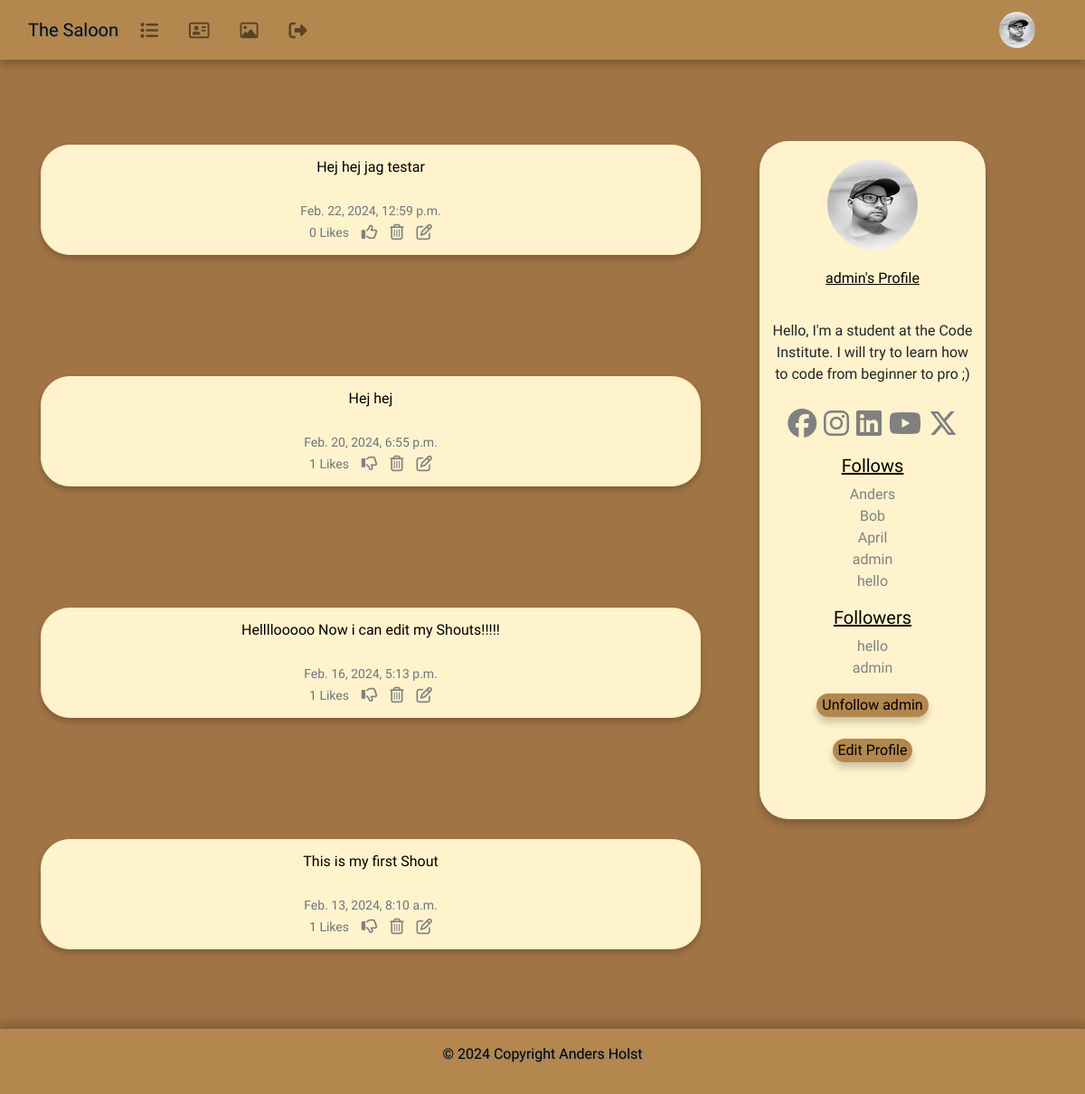
Screenshot of /profile/1 (signed in) with the database file from the repository.
### the_saloon/models.py (models this page shows, shortened)
class Profile(models.Model):
        user = models.OneToOneField(User, on_delete=models.CASCADE)
        follows = models.ManyToManyField("self",
            related_name="followed_by",
            symmetrical=False,
            blank=True)
        date_modified = models.DateTimeField(User, auto_now=True)
        profile_image = models.ImageField(null=True, blank=True, upload_to="images/")
        profile_bio = models.CharField(null=True, blank=True, max_length=500)
        facebook_link = models.CharField(null=True, blank=True, max_length=100)
        instagram_link = models.CharField(null=True, blank=True, max_length=100)
        linkedin_link = models.CharField(null=True, blank=True, max_length=100)
        youtube_link = models.CharField(null=True, blank=True, max_length=100)
        x_link = models.CharField(null=True, blank=True, max_length=100)
        def __str__(self):
                return self.user.username

class Shout(models.Model):
    user = models.ForeignKey(
        User, related_name="shouts",
        on_delete=models.DO_NOTHING
        )
    body = models.CharField(max_length=200)
    created_at = models.DateTimeField(auto_now_add=True)
    likes = models.ManyToManyField(User, related_name="shout_like", blank=True)
    def number_of_likes(self):
		    return self.likes.count()

### the_saloon/views.py (the view, shortened to what this page needs)
# urls.py: path('profile/<int:pk>', views.profile, name='profile'),
def profile(request, pk):
    if request.user.is_authenticated:
        profile = Profile.objects.get(user_id=pk)
        shouts = Shout.objects.filter(user_id=pk).order_by("-created_at")
        return render(request, "profile.html", {"profile":profile, "shouts":shouts})
    else:
        messages.success(request, ("You must login to see this page..."))
        return redirect('home')

### the_saloon/templates/profile.html (shortened to what this page needs)
{% extends 'base.html' %}
{% load static %}
{% block content %}
{% if profile %}
<div class="container text-center">
  <div class="row">
    <div class="col-md-8">
      <br/>
      {% if shouts%}
      {% for shout in shouts %}
      <div class="shout-profile alert alert-warning" role="alert">
        {{ shout.body }}<br /><br />
        <small class="text-muted" style="font-family: Rye, serif;">
          {{ shout.created_at }}
          <br/>
          {{ shout.number_of_likes }} Likes
          &nbsp;&nbsp;
          {% if user in shout.likes.all %}
          <a href="{% url 'shout_like' shout.id %}"></a>
          {% else %}
          <a href="{% url 'shout_like' shout.id %}"></a>
          {% endif %}
          {% if request.user.username == profile.user.username %}
          <a href="{% url 'delete_shout' shout.id %}"></a>
          <a href="{% url 'edit_shout' shout.id %}"></a>
          {% endif %}
        </small>
      </div><br /></br />
      {% endfor %}
      {% endif %}
    </div>
      <div class="profile-bio">
          <div class=" image d-flex flex-column
                justify-content-center align-items-center">
            {% if profile.profile_image %}
            <img src="{{ profile.profile_image.url }}" height="100"
            width="100" class="profile rounded-circle" height: auto;>
            {% else %}
            <img src="{% static 'images/cowboy.png' %}" height="100"
            width="100" class="profile rounded-circle" height: auto;>
            {% endif %}
            <span class="name mb-4">
              {{ profile.user.username }}'s Profile
            </span>
            {% if profile.profile_bio %}
            <div class="bio">
              <span><p>
                  {{ profile.profile_bio}}</p></span>
            </div>
            {% endif %}
            <div class="gap-3 mb-3 icons d-flex flex-row
            justify-content-center align-items-center">
              {% if profile.facebook_link %}
              <a href="{{ profile.facebook_link }} target="new">
                <i class="fa-2x fa-brands fa-facebook"></i></a>
              {% endif %}
              {% if profile.instagram_link %}
              <a href="{{ profile.instagram_link }}" target="new"><i
                  class="fa-2x fa-brands fa-instagram"></i></a>
              {% endif %}
              {% if profile.linkedin_link %}
              <a href="{{ profile.linkedin_link }}" target="new"><i
                  class="fa-2x fa-brands fa-linkedin"></i></a>
              {% endif %}
              {% if profile.youtube_link %}
              <a href="{{ profile.youtube_link }}" target="new"><i
                  class="fa-2x fa-brands fa-youtube"></i></a>
              {% endif %}
              {% if profile.x_link %}
              <a href="{{ profile.x_link }}" target="new"><i
                 class="fa-2x fa-brands fa-x-twitter"></i></a>
              {% endif %}
            </div>
            <h5 class="follow"> Follows </h5>
            <p class="card-text">{% for following in profile.follows.all %}
              <a href="{% url 'profile' following.user.id %}">{{ following }}</a><br />
              {% endfor %}
            <h5 class="follow"> Followers </h5>
            <p class="card-text">{% for following in profile.followed_by.all %}
              <a href="{% url 'profile' following.user.id %}">{{ following }}</a><br />
              {% endfor %}
            <form method=POST>
              {% if profile in user.profile.follows.all %}
              <button class="btn-profile btn-outline" name="follow"
               value="unfollow" type="submit">
                Unfollow {{ profile.user.username|lower}}
              </button>
              {% else %}
              <button class="btn-profile btn-outline" name="follow"
               value="follow" type="submit">
                Follow {{ profile.user.username|lower}}
              </button>
              {% endif %}
              <br/><br/>
              {% if request.user.id == profile.user.id %}
              <button class="btn-profile btn-outline">
                <a class="edit" href="{% url 'update_user' %}">Edit Profile</a>
              </button>
              {% endif %}
          </div>
        </div>
      </div>
    </div>
{% endif %}
{% endblock %}

### the_saloon/templates/navbar.html (shortened to what this page needs)
<nav class="navbar navbar-expand-lg navbar-light navbar sticky-top">
  <div class="container-fluid">
    <a class="navbar-brand" href="{% url 'home' %}">The Saloon</a>
    <div class="collapse navbar-collapse" id="navbarSupportedContent">
      <ul class="navbar-nav me-auto mb-2 mb-lg-0">
        <li class="nav-item">
          <a class="nav-link" href="{% url 'profile_list' %}"><i class="fa-lg fa-solid fa-list"></i></a>
        </li>
        {% if user.is_authenticated %}
        <li class="nav-item">
          <a class="nav-link" href="{% url 'profile' request.user.id %}"><i class="fa-lg fa-regular fa-address-card"></i></a>
        </li>
        <li class="nav-item">
          <a class="nav-link" href="{% url 'upload_image' %}"><i class="fa-lg fa-regular fa-image"></i></a>
        </li>
        <li class="nav-item">
          <a class="nav-link" href="{% url 'logout' %}"><i class="fa-lg fa-solid fa-right-from-bracket"></i></a>
        </li>
        {% endif %}
      </ul>
      {% if request.user.is_authenticated %}
        <ul class="navbar-nav ml-auto">
          <li class="nav-link navbar-brand">
            <a href="{% url 'profile' request.user.id %}">
              <img src="{{ user.profile.profile_image.url }}" class="rounded-circle" width="40" height="40">
            </a>
          </li>
        </ul>
      {% endif %}
      </div>
    </div>
</nav>

### social/static/css/style.css (style rules this page uses)
body { background-color: #A07445; }
div.container { background-color: #A07445; }
div.alert { background-color: #FFF3CD; box-shadow: 0 4px 6px 0 rgba(0,0,0,.2); font-family: Rye, serif; border-radius: 2rem; }
a.navbar-brand { background-color: #B3874E; color: black; font-family: Rye, serif; text-shadow: 1px 1px 1px gray; }
nav.navbar { background-color: #B3874E; box-shadow: 0 6px 8px 0 rgba(0,0,0,.2); }
div.profile-bio { text-align: center; background-repeat: no-repeat; background-position: 50% 50%; background-size: cover; width: 250px; height: 750px; font-family: Rye, serif; background-color: #FFF3CD; box-shadow: 0 6px 8px 0 rgba(0,0,0,.2); border-radius: 2rem; margin-top: 90px; margin-left: 50px; }
div.bio { font-family: Rye, serif; text-align: center; padding: 10px; }
img.profile { margin-top: 20px; margin-bottom: 20px; }
p.card-text { font-family: Rye, serif; }
a { color:gray }
span.name { font-family: Rye, serif; color: black; text-decoration: underline; }
div.shout-profile { font-family: Rye, serif; color: black; margin-top: 70px; }
h5.follow { font-family: Rye, serif; color: black; text-decoration: underline; }
button.btn-profile { background-color:#B3874E; font-family: Rye, serif; border: none; box-shadow: 0 6px 8px 0 rgba(0,0,0,.2); border-radius: 2rem; font-family: Rye, serif; color: black; }
a.edit { color: black; }

### rows the page displays
Shout: body "Hej hej jag testar", created_at "Feb. 22, 2024, 12:59 p.m.", number_of_likes "0"
Shout: body "Hej hej", created_at "Feb. 20, 2024, 6:55 p.m.", number_of_likes "1"
Shout: body "Hellllooooo Now i can edit my Shouts!!!!!", created_at "Feb. 16, 2024, 5:13 p.m.", number_of_likes "1"
Shout: body "This is my first Shout", created_at "Feb. 13, 2024, 8:10 a.m.", number_of_likes "1"
Profile: profile_image (picture), user.username "admin", profile_bio "Hello, I'm a student at the Code Institute. I will try to learn how to code from beginner to pro ;)"
Profile: user.username "Anders"
Profile: user.username "Bob"
Profile: user.username "April"
Profile: user.username "hello"
